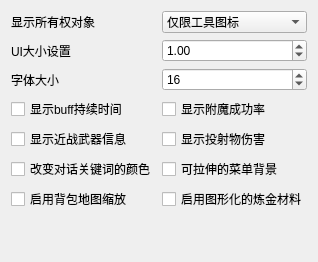
     <widget class="QWidget" name="Interface">
      <attribute name="title">
       <string>界面设置</string>
      </attribute>
      <layout class="QVBoxLayout">
       <item>
        <layout class="QGridLayout" name="gridLayout">
         <item row="0" column="1">
          <widget class="QComboBox" name="showOwnedComboBox">
           <property name="currentIndex">
            <number>1</number>
           </property>
           <item>
            <property name="text">
             <string>禁用</string>
            </property>
           </item>
           <item>
            <property name="text">
             <string>仅限工具图标</string>
            </property>
           </item>
           <item>
            <property name="text">
             <string>仅限十字准星</string>
            </property>
           </item>
           <item>
            <property name="text">
             <string>工具图标与十字准星</string>
            </property>
           </item>
          </widget>
         </item>
         <item row="1" column="1">
          <widget class="QDoubleSpinBox" name="scalingSpinBox">
           <property name="decimals">
            <number>2</number>
           </property>
           <property name="minimum">
            <double>0.500000000000000</double>
           </property>
           <property name="maximum">
            <double>8.000000000000000</double>
           </property>
           <property name="singleStep">
            <double>0.250000000000000</double>
           </property>
           <property name="value">
            <double>1.000000000000000</double>
           </property>
          </widget>
         </item>
         <item row="2" column="1">
          <widget class="QSpinBox" name="fontSizeSpinBox">
           <property name="minimum">
            <number>12</number>
           </property>
           <property name="maximum">
            <number>18</number>
           </property>
           <property name="singleStep">
            <number>1</number>
           </property>
           <property name="value">
            <number>16</number>
           </property>
          </widget>
         </item>
         <item row="1" column="0">
          <widget class="QLabel" name="scalingLabel">
           <property name="toolTip">
            <string>&lt;html&gt;&lt;head/&gt;&lt;body&gt;&lt;p&gt;This setting scales GUI windows. A value of 1.0 results in the normal scale.&lt;/p&gt;&lt;/body&gt;&lt;/html&gt;</string>
           </property>
           <property name="text">
            <string>UI大小设置</string>
           </property>
          </widget>
         </item>
         <item row="4" column="0">
          <widget class="QCheckBox" name="showEffectDurationCheckBox">
           <property name="toolTip">
            <string>&lt;html&gt;&lt;head/&gt;&lt;body&gt;&lt;p&gt;Show the remaining duration of magic effects and lights if this setting is true. The remaining duration is displayed in the tooltip by hovering over the magical effect. &lt;/p&gt;&lt;p&gt;The default value is false.&lt;/p&gt;&lt;/body&gt;&lt;/html&gt;</string>
           </property>
           <property name="text">
            <string>显示buff持续时间</string>
           </property>
          </widget>
         </item>
         <item row="6" column="0">
          <widget class="QCheckBox" name="changeDialogTopicsCheckBox">
           <property name="toolTip">
            <string>&lt;html&gt;&lt;head/&gt;&lt;body&gt;&lt;p&gt;If this setting is true, dialogue topics will have a different color if the topic is specific to the NPC you're talking to or the topic was previously seen. Color can be changed in settings.cfg.&lt;/p&gt;&lt;p&gt;The default value is false.&lt;/p&gt;&lt;/body&gt;&lt;/html&gt;</string>
           </property>
           <property name="text">
            <string>改变对话关键词的颜色</string>
           </property>
          </widget>
         </item>
         <item row="2" column="0">
          <widget class="QLabel" name="fontSizeLabel">
           <property name="toolTip">
            <string>Size of characters in game texts.</string>
           </property>
           <property name="text">
            <string>字体大小</string>
           </property>
          </widget>
         </item>
         <item row="7" column="0">
          <widget class="QCheckBox" name="useZoomOnMapCheckBox">
           <property name="toolTip">
            <string>&lt;html&gt;&lt;head/&gt;&lt;body&gt;&lt;p&gt;Enable zooming on local and global maps.&lt;/p&gt;&lt;/body&gt;&lt;/html&gt;</string>
           </property>
           <property name="text">
            <string>启用背包地图缩放</string>
           </property>
          </widget>
         </item>
         <item row="7" column="1">
          <widget class="QCheckBox" name="graphicHerbalismCheckBox">
           <property name="toolTip">
            <string>&lt;html&gt;&lt;head/&gt;&lt;body&gt;&lt;p&gt;If this setting is true, containers supporting graphic herbalism will do so instead of opening the menu.&lt;/p&gt;&lt;/body&gt;&lt;/html&gt;</string>
           </property>
           <property name="text">
            <string>启用图形化的炼金材料</string>
           </property>
          </widget>
         </item>
         <item row="5" column="1">
          <widget class="QCheckBox" name="showProjectileDamageCheckBox">
           <property name="toolTip">
            <string>&lt;html&gt;&lt;head/&gt;&lt;body&gt;&lt;p&gt;If this setting is true, damage bonus of arrows and bolts will be shown on item tooltip.&lt;/p&gt;&lt;p&gt;The default value is false.&lt;/p&gt;&lt;/body&gt;&lt;/html&gt;</string>
           </property>
           <property name="text">
            <string>显示投射物伤害</string>
           </property>
          </widget>
         </item>
         <item row="5" column="0">
          <widget class="QCheckBox" name="showMeleeInfoCheckBox">
           <property name="toolTip">
            <string>&lt;html&gt;&lt;head/&gt;&lt;body&gt;&lt;p&gt;If this setting is true, melee weapons reach and speed will be shown on item tooltip.&lt;/p&gt;&lt;p&gt;The default value is false.&lt;/p&gt;&lt;/body&gt;&lt;/html&gt;</string>
           </property>
           <property name="text">
            <string>显示近战武器信息</string>
           </property>
          </widget>
         </item>
         <item row="6" column="1">
          <widget class="QCheckBox" name="stretchBackgroundCheckBox">
           <property name="toolTip">
            <string>&lt;html&gt;&lt;head/&gt;&lt;body&gt;&lt;p&gt;Stretch menus, load screens, etc. to the window aspect ratio.&lt;/p&gt;&lt;/body&gt;&lt;/html&gt;</string>
           </property>
           <property name="text">
            <string>可拉伸的菜单背景</string>
           </property>
          </widget>
         </item>
         <item row="0" column="0">
          <widget class="QLabel" name="showOwnedLabel">
           <property name="text">
            <string>显示所有权对象</string>
           </property>
          </widget>
         </item>
         <item row="4" column="1">
          <widget class="QCheckBox" name="showEnchantChanceCheckBox">
           <property name="toolTip">
            <string>&lt;html&gt;&lt;head/&gt;&lt;body&gt;&lt;p&gt;Whether or not the chance of success will be displayed in the enchanting menu.&lt;/p&gt;&lt;p&gt;The default value is false.&lt;/p&gt;&lt;/body&gt;&lt;/html&gt;</string>
           </property>
           <property name="text">
            <string>显示附魔成功率</string>
           </property>
          </widget>
         </item>
        </layout>
       </item>
       <item>
        <spacer name="verticalSpacer_2">
         <property name="orientation">
          <enum>Qt::Vertical</enum>
         </property>
         <property name="sizeHint" stdset="0">
          <size>
           <width>20</width>
           <height>40</height>
          </size>
         </property>
        </spacer>
       </item>
      </layout>
     </widget>
